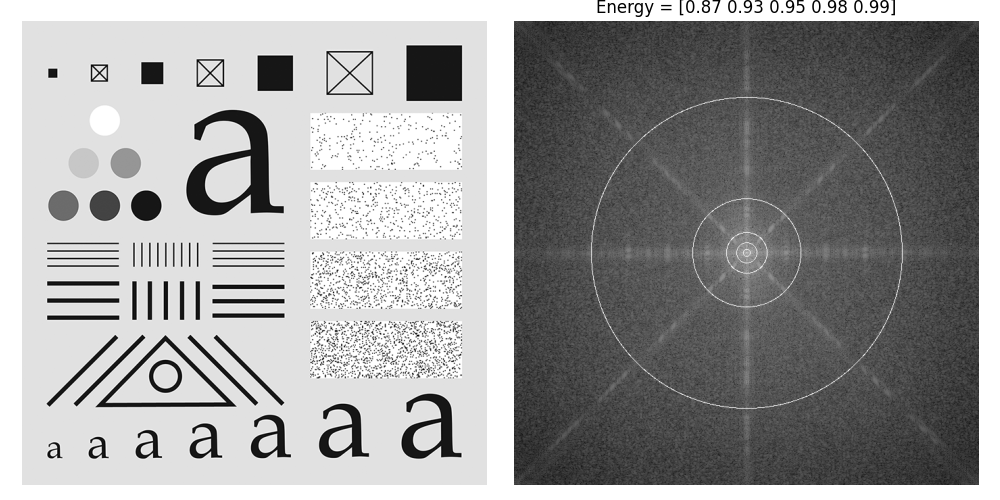

Write Python code to recreate this figure.
import os
import sys
import numpy as np
import matplotlib.pyplot as plt
from skimage.io import imread
from skimage.util import img_as_float
from libDIP.intScaling4e import intScaling4e
from libDIP.lpFilterTF4e import lpFilterTF4e
from libDIPUM.data_path import dip_data

# Data
img_path = dip_data('characterTestPattern688.tif')
f = img_as_float(imread(img_path))
M, N = f.shape

# Compute fft
P = 2 * M
Q = 2 * N
F = np.fft.fft2(f, s=(P, Q))
Power = np.abs(F) ** 2
Power_shift = np.fft.fftshift(Power)
PT = np.sum(Power)

# Energy enclosed by radii
radii = [10, 30, 60, 160, 460]
E = []
for k in radii:
    H = lpFilterTF4e('ideal', P, Q, k)
    prod = H * Power_shift
    E.append(np.sum(prod) / PT)
E = np.array(E)

# Build circle mask
Y, X = np.indices((P, Q))
cy = P // 2
cx = Q // 2
C = np.zeros((P, Q), dtype=bool)
for k in radii:
    dist = np.sqrt((Y - cy) ** 2 + (X - cx) ** 2)
    C |= np.abs(dist - k) <= 1  # thickness ~2

# Display spectrum with circles
S = np.fft.fftshift(np.log(1 + np.abs(F)))
S = intScaling4e(S)
S[C] = 1

# Reduce size 50%
S = S[::2, ::2]

# Display
fig, axes = plt.subplots(1, 2, figsize=(10, 5))
axes[0].imshow(f, cmap='gray')
axes[0].axis('off')

energy_str = np.array2string(E, precision=2, floatmode='fixed')
axes[1].imshow(S, cmap='gray', vmin=0, vmax=1)
axes[1].set_title(f'Energy = {energy_str}')
axes[1].axis('off')

plt.tight_layout()
plt.savefig('Figure440.png')
plt.show()
